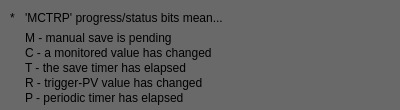
<?xml version="1.0" encoding="UTF-8"?>
<ui version="4.0">
 <class>MainWindow</class>
 <widget class="QMainWindow" name="MainWindow">
  <property name="geometry">
   <rect>
    <x>0</x>
    <y>0</y>
    <width>400</width>
    <height>110</height>
   </rect>
  </property>
  <property name="styleSheet">
   <string notr="true">

QWidget#centralWidget {background: rgba(105,105,105);}
QPushButton::menu-indicator {image: url(none.png); width: 0}

</string>
  </property>
  <widget class="QWidget" name="centralWidget">
   <widget class="caLabel" name="caLabel_0">
    <property name="geometry">
     <rect>
      <x>25</x>
      <y>10</y>
      <width>324</width>
      <height>15</height>
     </rect>
    </property>
    <property name="frameShape">
     <enum>QFrame::NoFrame</enum>
    </property>
    <property name="text">
     <string>'MCTRP' progress/status bits mean...</string>
    </property>
    <property name="alignment">
     <set>Qt::AlignAbsolute|Qt::AlignLeading|Qt::AlignLeft|Qt::AlignVCenter</set>
    </property>
    <property name="fontScaleMode">
     <enum>ESimpleLabel::WidthAndHeight</enum>
    </property>
    <property name="foreground">
     <color>
      <red>255</red>
      <green>255</green>
      <blue>255</blue>
     </color>
    </property>
    <property name="background">
     <color alpha="0">
      <red>0</red>
      <green>0</green>
      <blue>0</blue>
     </color>
    </property>
   </widget>
   <widget class="caLabel" name="caLabel_1">
    <property name="geometry">
     <rect>
      <x>10</x>
      <y>10</y>
      <width>15</width>
      <height>15</height>
     </rect>
    </property>
    <property name="frameShape">
     <enum>QFrame::NoFrame</enum>
    </property>
    <property name="text">
     <string>*</string>
    </property>
    <property name="alignment">
     <set>Qt::AlignAbsolute|Qt::AlignLeading|Qt::AlignLeft|Qt::AlignVCenter</set>
    </property>
    <property name="fontScaleMode">
     <enum>ESimpleLabel::WidthAndHeight</enum>
    </property>
    <property name="foreground">
     <color>
      <red>255</red>
      <green>255</green>
      <blue>255</blue>
     </color>
    </property>
    <property name="background">
     <color alpha="0">
      <red>0</red>
      <green>0</green>
      <blue>0</blue>
     </color>
    </property>
   </widget>
   <widget class="caLabel" name="caLabel_2">
    <property name="geometry">
     <rect>
      <x>25</x>
      <y>30</y>
      <width>350</width>
      <height>15</height>
     </rect>
    </property>
    <property name="frameShape">
     <enum>QFrame::NoFrame</enum>
    </property>
    <property name="text">
     <string>M - manual save is pending</string>
    </property>
    <property name="alignment">
     <set>Qt::AlignAbsolute|Qt::AlignLeading|Qt::AlignLeft|Qt::AlignVCenter</set>
    </property>
    <property name="fontScaleMode">
     <enum>ESimpleLabel::WidthAndHeight</enum>
    </property>
    <property name="foreground">
     <color>
      <red>255</red>
      <green>255</green>
      <blue>255</blue>
     </color>
    </property>
    <property name="background">
     <color alpha="0">
      <red>0</red>
      <green>0</green>
      <blue>0</blue>
     </color>
    </property>
   </widget>
   <widget class="caLabel" name="caLabel_3">
    <property name="geometry">
     <rect>
      <x>25</x>
      <y>45</y>
      <width>350</width>
      <height>15</height>
     </rect>
    </property>
    <property name="frameShape">
     <enum>QFrame::NoFrame</enum>
    </property>
    <property name="text">
     <string>C - a monitored value has changed</string>
    </property>
    <property name="alignment">
     <set>Qt::AlignAbsolute|Qt::AlignLeading|Qt::AlignLeft|Qt::AlignVCenter</set>
    </property>
    <property name="fontScaleMode">
     <enum>ESimpleLabel::WidthAndHeight</enum>
    </property>
    <property name="foreground">
     <color>
      <red>255</red>
      <green>255</green>
      <blue>255</blue>
     </color>
    </property>
    <property name="background">
     <color alpha="0">
      <red>0</red>
      <green>0</green>
      <blue>0</blue>
     </color>
    </property>
   </widget>
   <widget class="caLabel" name="caLabel_4">
    <property name="geometry">
     <rect>
      <x>25</x>
      <y>60</y>
      <width>350</width>
      <height>15</height>
     </rect>
    </property>
    <property name="frameShape">
     <enum>QFrame::NoFrame</enum>
    </property>
    <property name="text">
     <string>T - the save timer has elapsed</string>
    </property>
    <property name="alignment">
     <set>Qt::AlignAbsolute|Qt::AlignLeading|Qt::AlignLeft|Qt::AlignVCenter</set>
    </property>
    <property name="fontScaleMode">
     <enum>ESimpleLabel::WidthAndHeight</enum>
    </property>
    <property name="foreground">
     <color>
      <red>255</red>
      <green>255</green>
      <blue>255</blue>
     </color>
    </property>
    <property name="background">
     <color alpha="0">
      <red>0</red>
      <green>0</green>
      <blue>0</blue>
     </color>
    </property>
   </widget>
   <widget class="caLabel" name="caLabel_5">
    <property name="geometry">
     <rect>
      <x>25</x>
      <y>75</y>
      <width>350</width>
      <height>15</height>
     </rect>
    </property>
    <property name="frameShape">
     <enum>QFrame::NoFrame</enum>
    </property>
    <property name="text">
     <string>R - trigger-PV value has changed</string>
    </property>
    <property name="alignment">
     <set>Qt::AlignAbsolute|Qt::AlignLeading|Qt::AlignLeft|Qt::AlignVCenter</set>
    </property>
    <property name="fontScaleMode">
     <enum>ESimpleLabel::WidthAndHeight</enum>
    </property>
    <property name="foreground">
     <color>
      <red>255</red>
      <green>255</green>
      <blue>255</blue>
     </color>
    </property>
    <property name="background">
     <color alpha="0">
      <red>0</red>
      <green>0</green>
      <blue>0</blue>
     </color>
    </property>
   </widget>
   <widget class="caLabel" name="caLabel_6">
    <property name="geometry">
     <rect>
      <x>25</x>
      <y>90</y>
      <width>350</width>
      <height>15</height>
     </rect>
    </property>
    <property name="frameShape">
     <enum>QFrame::NoFrame</enum>
    </property>
    <property name="text">
     <string>P - periodic timer has elapsed</string>
    </property>
    <property name="alignment">
     <set>Qt::AlignAbsolute|Qt::AlignLeading|Qt::AlignLeft|Qt::AlignVCenter</set>
    </property>
    <property name="fontScaleMode">
     <enum>ESimpleLabel::WidthAndHeight</enum>
    </property>
    <property name="foreground">
     <color>
      <red>255</red>
      <green>255</green>
      <blue>255</blue>
     </color>
    </property>
    <property name="background">
     <color alpha="0">
      <red>0</red>
      <green>0</green>
      <blue>0</blue>
     </color>
    </property>
   </widget>
  </widget>
 </widget>
 <customwidgets>
  <customwidget>
   <class>caLabel</class>
   <extends>QLabel</extends>
   <header>caLabel</header>
  </customwidget>
 </customwidgets>
 <resources/>
 <connections/>
</ui>
